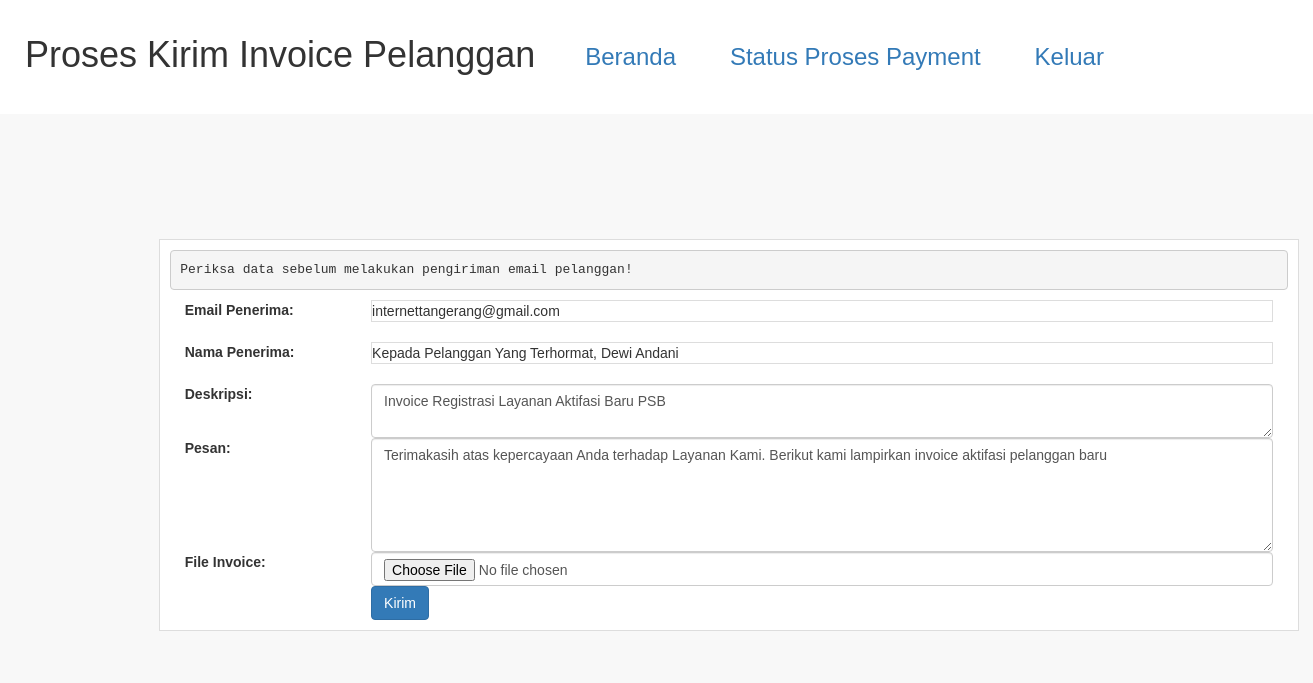
Page /psb/mail/email-invoice.php?id=200400005 (signed in) on the committed database.
### tables this page shows
CREATE TABLE `tb_laporan` (
  `id_pembayaran` int(10) NOT NULL,
  `id_pelanggan` int(20) NOT NULL,
  `nama_pelanggan` varchar(30) NOT NULL,
  `email` varchar(50) NOT NULL,
  `layanan` varchar(50) NOT NULL,
  `no_tlp` varchar(20) NOT NULL,
  `tgl_psb` text NOT NULL,
  `bandwith` varchar(50) NOT NULL,
  `alamat_pelanggan` varchar(100) NOT NULL
);

### psb/mail/show-invoice.php (called while the page is built, shortened)
<?php
	include 'koneksi.php';
	$pelanggan = mysqli_query($conn, "SELECT * FROM tb_laporan WHERE id_pembayaran = '".$_GET['id']."' ");
	$p = mysqli_fetch_object($pelanggan)
	?>

### psb/mail/email-invoice.php (the view, shortened to what this page needs)
<?php include('../mail/show-invoice.php') ?>
<!DOCTYPE html>
<html lang="en">
<head>
  <link rel="stylesheet" href="https://maxcdn.bootstrapcdn.com/bootstrap/3.4.0/css/bootstrap.min.css">
  <link rel="stylesheet" type="text/css" href="css/style.css">
</head>
<header>
		<h1>Proses Kirim Invoice Pelanggan</h1>
		<ul>
			<li><a href="../beranda.php"><h3>Beranda</h3></a></li>
			<li><a href="../Data-Laporan/data-proses-payment.php"><h3>Status Proses Payment</h3></a></li>
			<li><a href="../keluar.php"><h3>Keluar</h3></a></li>
		</ul>
	</header>
<body>
<section class="content">
 <div class="content">
<div class="container">
<div class="box">
<table class="table-cetak" border="0">
<pre>Periksa data sebelum melakukan pengiriman email pelanggan!</pre>
  <form class="form-horizontal" method="POST" enctype='multipart/form-data' id="FormEmail">
    <div class="form-group">
      <label class="control-label col-sm-2" for="email">Email Penerima:</label>
      <div class="col-sm-10">
        <input type="text" class="table" name="email" value="<?php echo $p->email ?>"readonly>
      </div>
    </div>
    <div class="form-group">
      <label class="control-label col-sm-2" for="nama">Nama Penerima:</label>
      <div class="col-sm-10">
        <input type="text" class="table" name="nama" value="Kepada Pelanggan Yang Terhormat, <?php echo $p->nama_pelanggan ?>"readonly>
      </div>
    </div>
    <div class="form-group">
      <label class="control-label col-sm-2" for="nama">Deskripsi:</label>
      <div class="col-sm-10">
        <textarea type="text" class="form-control" id="subjek" name="subjek">Invoice Registrasi Layanan Aktifasi Baru PSB</textarea>
      </div>
    </div>
    <div class="form-group">
      <label class="control-label col-sm-2" for="pesan">Pesan:</label>
      <div class="col-sm-10">
        <textarea class="form-control" rows="5" id="pesan" name="pesan">Terimakasih atas kepercayaan Anda terhadap Layanan Kami. Berikut kami lampirkan invoice aktifasi pelanggan baru</textarea>
      </div>
    </div>
    <div class="form-group">
      <label class="control-label col-sm-2" for="Attachment">File Invoice:</label>
      <div class="col-sm-10">
        <input type="file" class="form-control" id="attachment" name="attachment">
      </div>
    </div>
    <div class="form-group">
      <div class="col-sm-offset-2 col-sm-10">
        <button type="submit" name="submit" class="btn btn-primary">Kirim</button>
      </div>
    </div>
  </form>
</div>
</body>
</html>

### psb/mail/css/style.css (style rules this page uses)
* { margin: 0; padding: 0; font-family: sans-serif; }
body { background-color: #f8f8f8; }
.box { background-color: #fff; border: 1px solid #ddd; padding: 10px; box-sizing: border-box; margin: 5px 0 25px; }
.table-cetak { width: 100%; margin-top: 10px; }
header { background-color: #fff; }
header::after { content: ''; display: block; clear: both; }
header h1 { padding: 15px 25px; display: inline-block; float: left; }
header ul { float: left; }
header ul li { padding: 24px 25px; display: inline-block; }
a { text-decoration: none; }
.content { width: 90%; padding: 10px; box-sizing: border-box; margin: 50px auto; }
.table { width: 100%; border-collapse: collapse; border: 1px solid #ddd; }

### rows in the picture
tb_laporan: email "internettangerang@gmail.com", nama "Kepada Pelanggan Yang Terhormat, Dewi Andani"
